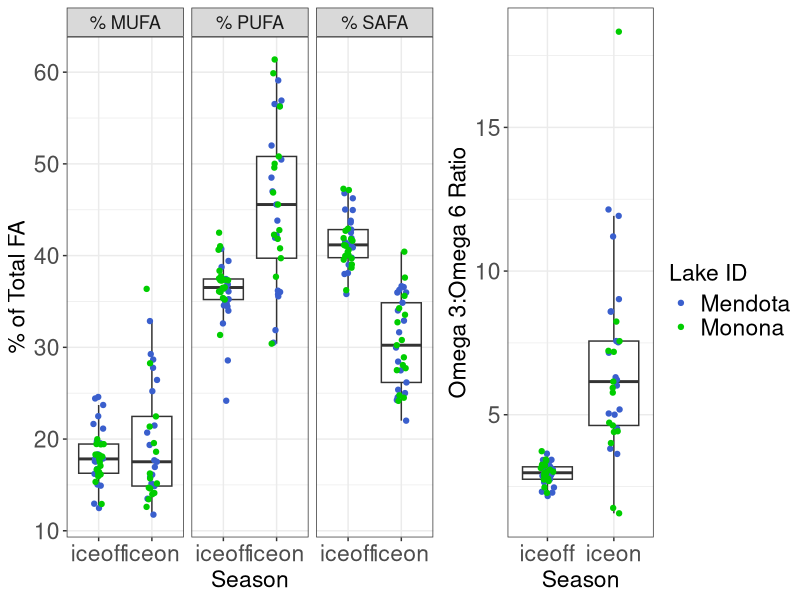
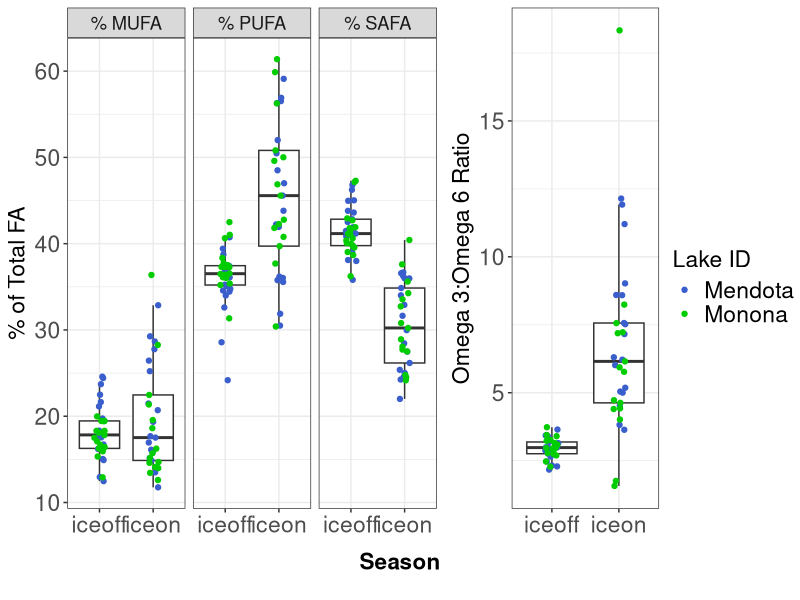

These charts were generated, in order, by the following R code: (Note: this script raises an error after producing the figures.)
# ============================================================== #
## ========================= OVERVIEW ========================= ##
# ============================================================== #

# Looking at iceon/iceoff community FA profiles
# Only using Lakes Mendota and Monona from LTER,
# as they have equivalent iceon/iceoff paired data
# Using AG PLoS paper FA dataset, with some aggregation/crosswalking
# to match LTER data.

# ============================================================== #
## =================== DATA WRANGLING STEPS =================== ##
# ============================================================== #

# 1) LTER data - read in, format dates, keep only ME/MO
# 2) read in iceon/iceoff data (ecology letters paper)
# 3) tag LTER data with season, keep only iceon/iceoff
# 4) aggregate LTER samples to month (mean taxa biomass by lake/year/month)
# 5) identify genera <5% of any sample - remove these genera
# 6) calculate dry weight (20% of wet weight)
# 7) read in FA PLoS data - keep freshwater, proportion data
# --> 7.5) fix FA/LTER group/division matches (see crosswalk.xlsx)
# 8) aggregate FA to genus and division level profiles
# 9) aggregate biomass to genus level
# 10) tag LTER data with whether has matching division/Group or genus in FA data
# 11) merge LTER with FA data (genus, division, NA matches)
# 12) weight FA data by biomass dry weight / total biomass 
#     (genus-level FA, independent of biomass)
# 13) aggregated weighted to community level 
# 14) plotted MUFA/PUFA/SAFA by Lake & Season; plotted Omega3:6 by Lake & Season
# 15) read in FA Secchi data and plot PUFA/SAFA ~ Secchi



# ============================================================== #
## ====================== SCRIPT BEGINS ======================= ##
# ============================================================== #

#load packages
library(dplyr)
library(reshape2)
library(tidyr)
library(lubridate)
library(vegan)
library(RColorBrewer)
library(ggplot2)
library(ggpubr)
library(grid)
library(gridExtra)


# read in LTER phyto data -------------------------------------------------


#read in, format dates so can stack ok 

madison <- read.csv("../Data/ntl88_v7.csv", stringsAsFactors = FALSE) %>%
  mutate(date = as.Date(sampledate, format = "%m/%d/%Y")) %>%
  select(-sampledate)

#only madison lakes have matching iceon/iceoff data
lter_lakes <- madison %>%
  filter(lakeid %in% c("MO", "ME"))

#keep only necessary files
lter_lakes <- lter_lakes %>%
  mutate(month = month(date),
         year = year(date)) %>%
  select(lakeid, year, month, date, sta, depth_range,
         division, genus, taxa_name, biomass_conc)

# NOTE, from LTER:
# "Biovolume concentrations are then computed by mulitplying the average cell
# biovolume by the cell densities in the water sample. Note that one million
# cubicMicrometers of biovolume PerMilliliter of water are equal to a biovolume
# concentration of one cubicMillimeterPerMilliliter. Assuming a cell density
# equal to water, a cubicMillimeterPerMilliliter of biovolume converts to a
# biomass concentration of one milligramPerLiter."
# https://lter.limnology.wisc.edu/dataset/north-temperate-lakes-lter-phytoplankton-madison-lakes-area-1995-current

# SP: When we assume density of 1g/mL for phyto cells then we get units of mg/L
# according to the LTER metadata. Then multiplying by (0.2 mg dry)/(1 mg wet) we
# end up with mg/L dry weight.


# read in under ice data, for ice on/off timing ---------------------------

seasons_orig <- read.csv("../Data/under_ice_data.csv", stringsAsFactors = FALSE)

#keep only wisconsin, cols of interest, make start and end full dates
seasons_wisc <- seasons_orig %>%
  filter(lakeregloc == "Wisconsin") %>%
  select(year, season, lakename, lakeregloc,
         startday, startmonth, startyear,
         endday, endmonth, endyear) %>% #,
  #iceduration, periodn, photicdepth,
  #icedepth, snowdepth, airtemp) %>%
  mutate(startmonum = match(startmonth, month.abb),
         endmonum = match(endmonth, month.abb)) %>%
  mutate(startdate = paste(startyear, startmonum, startday, sep = "-"),
         enddate = paste(endyear, endmonum, endday, sep = "-"))

#unique(seasons_wisc$lakename)
#unique(lter_lakes$lakeid) %>% sort()

#make lakeid to match
seasons_lakes <- seasons_wisc %>%
  mutate(lakeid = ifelse(lakename == "Lake Mendota", "ME", NA),
         lakeid = ifelse(lakename == "Lake Monona", "MO", lakeid)) %>%
  select(season, lakeid, year, startdate, enddate) %>%
  filter(lakeid %in% c("ME", "MO"))

# Note: we are losing the 2014/2015/2016 data by using this to subset
# we may want to go back to raw LTER ice data to get 2014/2015/2016 iceon/iceoff dates



# LTER ice duration data (for seasons) ------------------------------------


#this gets the ice, but we don't have the summer stratified period
#(which is problematic...)

#read in LTER ice duration data
duration <- read.csv("../Data/ntl33_v4.csv", stringsAsFactors = FALSE)

#look like what we need
head(duration)

#keep only relevant info
duration_relevant <- duration %>%
  #only interested in Mendota, Monona
  filter(lakeid %in% c("ME", "MO")) %>%
  #can narrow down year range
  filter(year4 >= 1990)

#not sure what to do about this



# tag data with season ----------------------------------------------------


lter_dates_only <- lter_lakes %>%
  select(lakeid, year, date) %>%
  unique() %>%
  rename(sample_year = year) %>%
  arrange(lakeid, sample_year)

#make seasons wide format to can have column "start", "sample", and "end" dates
seasons_lakes_wide <- seasons_lakes %>%
  melt(id.vars = c("lakeid", "year", "season"),
       variable.name = "category", value.name = "date") %>%
  mutate(seasons_category = paste(season, category, sep = "_")) %>%
  select(-season, -category) %>%
  dcast(lakeid + year ~ seasons_category, value.var = "date") %>%
  rename(winter_yr = year) %>%
  select(lakeid, winter_yr, iceon_startdate, iceon_enddate, iceoff_startdate, iceoff_enddate)

#we're only interested in iceon/iceoff
#(looking at ice vs stratified patterns in FA)

lter_seasons_pre <- merge(lter_dates_only, seasons_lakes_wide,
                          by = c("lakeid"), all.x = TRUE) %>%
  #tag seasons with iceon/iceoff (NA if not fall within start/end dates)
  mutate(season = ifelse(date >= iceon_startdate & date <= iceon_enddate, "iceon", NA),
         season = ifelse(date >= iceoff_startdate & date <= iceoff_enddate, "iceoff", season)) %>%
  #keep only samples that fall within iceon or iceoff
  filter(!is.na(season))

#merge back to full lter data
lter_seasons <- lter_seasons_pre %>%
  #group things by *winter* year
  select(lakeid, date, winter_yr, season) %>%
  merge(lter_lakes, by = c("lakeid", "date")) %>%
  select(-year)




# aggregate samples to month ----------------------------------------------


#aggregate to month within *winter* year and lake (ignore station and depth for now)
#since ignoring "other" seasons, shouldn't have issue of sample dates across seasons

#using mean since some dates have multiple samples per month, while others have one or none
#using averages to account for multiple within-month samples, make comparable

lter_month <- lter_seasons %>%
  #monthly taxa mean biomass (across stations and depth)
  group_by(lakeid, winter_yr, season, month, division, genus, taxa_name) %>%
  summarize(biomass_ww_m = mean(biomass_conc, na.rm = TRUE)) %>%
  as.data.frame()

#check out number of years
# lter_month %>% 
#   select(lakeid, winter_yr, season) %>% 
#   group_by(lakeid, season) %>% 
#   summarize(n = n_distinct(winter_yr))



# identify <5% of samples -------------------------------------------------


#identify contributors (genus-level) <5% of any sample any date (within lake)
#use wet weight (shouldn't matter)

#find contributions to biomass, in terms of %
lter_contribs <- lter_month %>%
  #for each lake/year/month, find total biomass
  group_by(lakeid, winter_yr, month) %>%
  mutate(total_bm = sum(biomass_ww_m)) %>%
  ungroup() %>%
  #for lake/date, find genus biomass
  group_by(lakeid, winter_yr, month, genus) %>%
  mutate(genus_bm = sum(biomass_ww_m)) %>%
  as.data.frame() %>%
  select(-taxa_name, -biomass_ww_m) %>%
  #find percent genus biomass of total biomass
  mutate(perc_genus_bm = genus_bm / total_bm * 100) %>%
  ungroup()

#find genera that are ever over 5% of a sample BY LAKE
lter_high_contrib <- lter_contribs %>%
  filter(perc_genus_bm >= 0.05)

lter_high_contrib_genera <- lter_high_contrib %>%
  select(lakeid, genus) %>%
  unique() %>%
  arrange(lakeid, genus) %>%
  mutate(high_p = "present")

#find genera that are NOT ever over 5% of a sample
lter_low_contrib <- lter_contribs %>%
  filter(perc_genus_bm < 0.05)

lter_low_contrib_genera <- lter_low_contrib %>%
  select(lakeid, genus) %>%
  unique() %>%
  arrange(lakeid, genus) %>%
  mutate(low_p = "present")

#merge, keep ones that are present in low and not in high
#(i.e., those that are never >=5% of a sample)
lter_remove_5 <- merge(lter_high_contrib_genera, lter_low_contrib_genera,
                       by = c("lakeid", "genus"), all = TRUE) %>%
  #these are ones that are never >=5% of a lake sample
  filter(low_p == "present" & is.na(high_p))



# LTER after removals of low contributors ---------------------------------


#by lake/date - total genus biomass AFTER remove low contribs
lter_after_remove <- lter_month %>%
  #remove low contributors by lake and genus
  filter( !( (lakeid %in% lter_remove_5$lakeid) & (genus %in% lter_remove_5$genus) ) )

#add a dry weight biomass column
lter_use <- lter_after_remove %>%
  mutate(biomass_dw = 0.20 * biomass_ww_m)



# read in fatty acid profiles ---------------------------------------------


# read in PLoS fatty acid dataset
fa <- read.csv("../Data/PLoS_supp/S1_Dataset.csv", stringsAsFactors = FALSE)

#only want freshwater
#fa %>% group_by(Salinity) %>% summarize(n = length(Salinity))
fa_fresh <- filter(fa, Salinity == 0)

#want only proportion data
fa_fresh_prop <- filter(fa_fresh, Data == "prop")

#for now, we don't care about the experimental info
fa_fresh_prop_small <- fa_fresh_prop %>%
  select(Group, Class, Order, Genus, species,
         sumSAFA, sumMUFA, sumPUFA,
         c18.2w6, c18.3w6, c18.3w3,
         c18.4w3, c18.5w3,
         c20.4w6, c20.5w3, c22.6w3)



# fix FA/LTER group/division matches --------------------------------------


#existing matches: Chlorophyta, Cryptophyta, Rhodophyta

#make match at group/division level:
#   Cyanobacteria (FA) = Cyanophyta (LTER)
#   Dinophyta (FA) = Pyrrhophyta (LTER)
#   Euglenozoa (FA) = Euglenophyta (LTER)

#match division to non-group
#   Chrysophyta (LTER) = class Chrysophyceae (FA)
#   Xanthophyta (LTER) = class Xanthophyceae (FA)
#   Haptophyta (LTER) = genus Chromulina (FA)
#   Bacillariophyta (LTER) = average of classes
#                 Bacillariophyceae, Fragilariophyceae, Coscinodiscophyceae (FA)
#       [Bacillariophyta is multiple classes - for these 3 classes, find average FA profile]

fa_fix <- fa_fresh_prop_small %>%
  #first, match at group level
  mutate(GroupDiv = ifelse(Group == "Cyanobacteria", "Cyanophyta", Group),
         GroupDiv = ifelse(Group == "Dinophyta", "Pyrrhophyta", GroupDiv),
         GroupDiv = ifelse(Group == "Euglenozoa", "Euglenophyta", GroupDiv),
         #match at single class level
         GroupDiv = ifelse(Class == "Chrysophyceae", "Chrysophyta", GroupDiv),
         GroupDiv = ifelse(Class == "Xanthophyceae", "Xanthophyta", GroupDiv),
         #match at genus level
         GroupDiv = ifelse(Genus == "Chromulina", "Haptophyta", GroupDiv),
         #Bacillariophyta is multiple classes
         GroupDiv = ifelse(Class %in% c("Bacillariophyceae",
                                        "Fragilariophyceae",
                                        "Coscinodiscophyceae"),
                           "Bacillariophyta", GroupDiv))

# fa_fix %>% select(Group, GroupDiv) %>% unique()
# fa_fix %>% filter(GroupDiv %in% c("Bacillariophyta", "Xanthophyta")) %>% select(Group, Class, GroupDiv) %>% unique()
# fa_fix %>% filter(GroupDiv == "Haptophyta") %>% select(Group, Class, Genus, GroupDiv) %>% unique()
# #yes, works as it should




# tag LTER data with whether matching genus/division in FA data -----------


lter_fa_tag <- lter_use %>%
  #tag at which level it matches
  #not that groupdiv level is a combination of groups/classes/genus
  mutate(cat = ifelse(division %in% fa_fix$GroupDiv, "groupdiv", NA)) %>%
  mutate(cat = ifelse(genus %in% fa_fix$Genus, "genus", cat))

tags <- lter_fa_tag %>% select(division, genus, cat) %>% unique()

# unique(fa_fix$GroupDiv) %>% sort()
# unique(lter_use$division) %>% sort()




# find FA genus and division-level profiles -------------------------------


#within genus, what's the average FA profile
fa_genus <- fa_fix %>%
  group_by(GroupDiv, Genus) %>%
  summarize(gen_avg_sumSAFA = mean(sumSAFA),
            gen_avg_sumMUFA = mean(sumMUFA),
            gen_avg_sumPUFA = mean(sumPUFA),
            gen_avg_c18.2w6 = mean(c18.2w6),
            gen_avg_c18.3w6 = mean(c18.3w6),
            gen_avg_c18.3w3 = mean(c18.3w3),
            gen_avg_c18.4w3 = mean(c18.4w3),
            gen_avg_c18.5w3 = mean(c18.5w3),
            gen_avg_c20.4w6 = mean(c20.4w6),
            gen_avg_c20.5w3 = mean(c20.5w3),
            gen_avg_c22.6w3 = mean(c22.6w3)) %>%
  as.data.frame()

#within group/div (FA/LTER fixed croswalk), what's the average FA profile
fa_groupdiv <- fa_fix %>%
  group_by(GroupDiv) %>%
  summarize(grpdiv_avg_sumSAFA = mean(sumSAFA),
            grpdiv_avg_sumMUFA = mean(sumMUFA),
            grpdiv_avg_sumPUFA = mean(sumPUFA),
            grpdiv_avg_c18.2w6 = mean(c18.2w6),
            grpdiv_avg_c18.3w6 = mean(c18.3w6),
            grpdiv_avg_c18.3w3 = mean(c18.3w3),
            grpdiv_avg_c18.4w3 = mean(c18.4w3),
            grpdiv_avg_c18.5w3 = mean(c18.5w3),
            grpdiv_avg_c20.4w6 = mean(c20.4w6),
            grpdiv_avg_c20.5w3 = mean(c20.5w3),
            grpdiv_avg_c22.6w3 = mean(c22.6w3)) %>%
  as.data.frame()




# aggregate biomass to GENUS ----------------------------------------------

# when missing genus, stick with GENUS biomass but sub in DIVISION fatty acid profile

#aggregate biomass to genus
lter_level_bm <- lter_use %>%
  group_by(lakeid, winter_yr, season, month, division, genus) %>%
  summarize(bm_ww_g = sum(biomass_ww_m, na.rm = TRUE),
            bm_drw_g = sum(biomass_dw, na.rm = TRUE)) %>%
  as.data.frame()

#merge with tag info
lter_level_bm_tag <- merge(lter_level_bm, tags, by = c("division", "genus"), all = TRUE)

# lter_level_bm_tag %>%
#   select(division, genus, cat) %>%
#   unique() %>%
#   group_by(cat) %>%
#   summarize(n = length(cat)) %>%
#   as.data.frame()

#        cat  n
# 1    genus 35
# 2 groupdiv 95
# 3     <NA>  1




# merge with FA profiles --------------------------------------------------


# --> genus level FA - matches genus-level biomass
# merges GENUS level biomass with GENUS level FA profiles
tags_fa_genus <- lter_level_bm_tag %>%
  #only looking at genus-level matches
  filter(cat == "genus") %>%
  #rename for downstream stacking
  rename(biomass_wet_weight = bm_ww_g,
         biomass_dry_weight = bm_drw_g) %>%
  #merge with FA genus level data
  merge(fa_genus,
        by.x = "genus", by.y = "Genus",
        all.x = TRUE) %>%
  #organize columns
  select(GroupDiv, genus, cat, lakeid, winter_yr, month, season,
         biomass_wet_weight, biomass_dry_weight,
         gen_avg_sumSAFA,
         gen_avg_sumMUFA,
         gen_avg_sumPUFA,
         gen_avg_c18.2w6,
         gen_avg_c18.3w6,
         gen_avg_c18.3w3,
         gen_avg_c18.4w3,
         gen_avg_c18.5w3,
         gen_avg_c20.4w6,
         gen_avg_c20.5w3,
         gen_avg_c22.6w3)

#remove labels in headers
names(tags_fa_genus) <- gsub("gen_avg_", "", names(tags_fa_genus))

# --> division level FA - matches division level biomass
# merges GENUS level biomass with DIVISION level FA profiles
# (missing genera in FA get division level FA)
tags_fa_groupdiv <- lter_level_bm_tag %>%
  #keep only those matching at groupdiv level
  filter(cat == "groupdiv") %>%
  #rename for downstream stacking
  rename(biomass_wet_weight = bm_ww_g,
         biomass_dry_weight = bm_drw_g) %>%
  #merge with FA division/group level data
  #merge with FA genus level data
  merge(fa_groupdiv,
        by.x = "division", by.y = "GroupDiv",
        all.x = TRUE) %>%
  rename(GroupDiv = division) %>%
  #organize columns
  select(GroupDiv, genus, cat, lakeid, winter_yr, month, season,
         biomass_wet_weight, biomass_dry_weight,
         grpdiv_avg_sumSAFA,
         grpdiv_avg_sumMUFA,
         grpdiv_avg_sumPUFA,
         grpdiv_avg_c18.2w6,
         grpdiv_avg_c18.3w6,
         grpdiv_avg_c18.3w3,
         grpdiv_avg_c18.4w3,
         grpdiv_avg_c18.5w3,
         grpdiv_avg_c20.4w6,
         grpdiv_avg_c20.5w3,
         grpdiv_avg_c22.6w3)

#remove labels in headers
names(tags_fa_groupdiv) <- gsub("grpdiv_avg_", "", names(tags_fa_groupdiv))

# --> does NOT have associated FA
#leaving biomass at genus level
tags_fa_NA <- lter_level_bm_tag %>%
  filter(is.na(cat)) %>%
  rename(biomass_wet_weight = bm_ww_g,
         biomass_dry_weight = bm_drw_g) %>%
  rename(GroupDiv = division) %>%
  select(GroupDiv, genus, cat, lakeid, winter_yr, month, season,
         biomass_wet_weight, biomass_dry_weight) %>%
  #add NA columns
  mutate(          sumSAFA = NA,
                   sumMUFA = NA,
                   sumPUFA = NA,
                   c18.2w6 = NA,
                   c18.3w6 = NA,
                   c18.3w3 = NA,
                   c18.4w3 = NA,
                   c18.5w3 = NA,
                   c20.4w6 = NA,
                   c20.5w3 = NA,
                   c22.6w3 = NA)

# --> merge together
full_dat <- rbind(tags_fa_genus, tags_fa_groupdiv, tags_fa_NA)




# weight FA profiles by biomass -------------------------------------------


# Data == "prop" is FA % of dry weight
# so it's a fatty acid proportion of dry weight (of genus or division, by cat)

# What we want is "what are the average proportions of SAFA, MUFA, PUFA
# present in the community, irrespective of total biomass?"
# (i.e. we know there is higher biomass in summer - the Circus Circus buffet)
# SH: pretty sure that what we want then is:(biomass_dry_weight * sumSAFA)/total dry weight

# MRB Note 8/30/18: Not sure that it's totally clear what's going on with 
# full_dat_weighted below...It seems to be making percentages (e.g. 47.3%) 
# as opposed to a proportion (e.g. 0.473). Just make sure that it's doing 
# what is expected/described.


full_dat_weighted <- full_dat %>%
  #find total dry weight biomass for each *sample point*
  group_by(lakeid, winter_yr, season, month) %>%
  mutate(sample_date_dry_weight_total = sum(biomass_dry_weight)) %>%
  ungroup() %>%
  #weight FA by biomass - per row (genus within sample date)
  #if FA is % dry weight, then FA * dry weight = biomass of that FA
  #here, sample_date_dry_weight_total is community-level biomass
  #FA props are genus-level
  mutate(sumSAFA_prop = (biomass_dry_weight * sumSAFA) / sample_date_dry_weight_total,
         sumMUFA_prop = (biomass_dry_weight * sumMUFA) / sample_date_dry_weight_total,
         sumPUFA_prop = (biomass_dry_weight * sumPUFA) / sample_date_dry_weight_total,
         c18.2w6_prop = (biomass_dry_weight * c18.2w6) / sample_date_dry_weight_total,
         c18.3w6_prop = (biomass_dry_weight * c18.3w6) / sample_date_dry_weight_total,
         c18.3w3_prop = (biomass_dry_weight * c18.3w3) / sample_date_dry_weight_total,
         c18.4w3_prop = (biomass_dry_weight * c18.4w3) / sample_date_dry_weight_total,
         c18.5w3_prop = (biomass_dry_weight * c18.5w3) / sample_date_dry_weight_total,
         c20.4w6_prop = (biomass_dry_weight * c20.4w6) / sample_date_dry_weight_total,
         c20.5w3_prop = (biomass_dry_weight * c20.5w3) / sample_date_dry_weight_total,
         c22.6w3_prop = (biomass_dry_weight * c22.6w3) / sample_date_dry_weight_total) %>%
  as.data.frame()

#filter(full_dat_weighted, lakeid == "MO" & winter_yr == 2002 & month == 8)

#keep only columns of interest
full_dat_weighted_small <- full_dat_weighted %>%
  select(GroupDiv, genus, cat, lakeid, winter_yr, month, season,
         sumSAFA_prop, sumMUFA_prop, sumPUFA_prop,
         c18.2w6_prop, c18.3w6_prop, c18.3w3_prop,
         c18.4w3_prop, c18.5w3_prop,
         c20.4w6_prop, c20.5w3_prop, c22.6w3_prop)

#write to csv
write.csv(full_dat_weighted_small, "../Data/LTER_madison_FA_weighted_groupdiv.csv", row.names = FALSE)

#this is basically saying:
#for each time point, a genus has some proportion FAs
#we want to aggregate to community, then to season

#ADD UP all MUFA/PUFA/SAFA within a community
#to get community-level amount
#I have proved to myself using pen, paper, and basic algebra that this will work

full_dat_weighted_date_FA <- full_dat_weighted_small %>%
  #get community-level FA props for each time point
  group_by(lakeid, winter_yr, month, season) %>%
  summarize(MUFA_perc = sum(sumMUFA_prop, na.rm = TRUE),
            PUFA_perc = sum(sumPUFA_prop, na.rm = TRUE),
            SAFA_perc = sum(sumSAFA_prop, na.rm = TRUE),
            c18.2w6_perc = sum(c18.2w6_prop, na.rm = TRUE),
            c18.3w6_perc = sum(c18.3w6_prop, na.rm = TRUE),
            c18.3w3_perc = sum(c18.3w3_prop, na.rm = TRUE),
            c18.4w3_perc = sum(c18.4w3_prop, na.rm = TRUE),
            c18.5w3_perc = sum(c18.5w3_prop, na.rm = TRUE),
            c20.4w6_perc = sum(c20.4w6_prop, na.rm = TRUE),
            c20.5w3_perc = sum(c20.5w3_prop, na.rm = TRUE),
            c22.6w3_perc = sum(c22.6w3_prop, na.rm = TRUE)) %>%
  as.data.frame()

# summary(full_dat_weighted_date_FA)

# #now aggregate to season - find average MUFA/PUFA/SAFA profile for each season (all years, boths lakes)
# full_dat_weighted_date_FA %>%
#   group_by(season) %>%
#   summarize(MUFA_perc_avg = mean(MUFA_perc),
#             PUFA_perc_avg = mean(PUFA_perc),
#             SAFA_perc_avg = mean(SAFA_perc)) %>%
#   as.data.frame()
# #doesn't quite add up to 100%, more like 95%, but not unexpected since on average

#aggregate to lake/month/year/season
full_dat_weighted_month_season_FA <- full_dat_weighted_date_FA %>%
  #aggregate across months within season, find average FAs
  group_by(lakeid, winter_yr, season, month) %>%
  summarize(MUFA_perc_avg = mean(MUFA_perc, na.rm = TRUE),
            PUFA_perc_avg = mean(PUFA_perc, na.rm = TRUE),
            SAFA_perc_avg = mean(SAFA_perc, na.rm = TRUE),
            c18.2w6_perc_avg = mean(c18.2w6_perc, na.rm = TRUE),
            c18.3w6_perc_avg = mean(c18.3w6_perc, na.rm = TRUE),
            c18.3w3_perc_avg = mean(c18.3w3_perc, na.rm = TRUE),
            c18.4w3_perc_avg = mean(c18.4w3_perc, na.rm = TRUE),
            c18.5w3_perc_avg = mean(c18.5w3_perc, na.rm = TRUE),
            c20.4w6_perc_avg = mean(c20.4w6_perc, na.rm = TRUE),
            c20.5w3_perc_avg = mean(c20.5w3_perc, na.rm = TRUE),
            c22.6w3_perc_avg = mean(c22.6w3_perc, na.rm = TRUE)) %>%
  as.data.frame()

#aggregate to lake/year/season
full_dat_weighted_yr_season_FA <- full_dat_weighted_date_FA %>%
  #aggregate across months within season, find average FAs
  group_by(lakeid, winter_yr, season) %>%
  summarize(MUFA_perc_avg = mean(MUFA_perc, na.rm = TRUE),
            PUFA_perc_avg = mean(PUFA_perc, na.rm = TRUE),
            SAFA_perc_avg = mean(SAFA_perc, na.rm = TRUE),
            c18.2w6_perc_avg = mean(c18.2w6_perc, na.rm = TRUE),
            c18.3w6_perc_avg = mean(c18.3w6_perc, na.rm = TRUE),
            c18.3w3_perc_avg = mean(c18.3w3_perc, na.rm = TRUE),
            c18.4w3_perc_avg = mean(c18.4w3_perc, na.rm = TRUE),
            c18.5w3_perc_avg = mean(c18.5w3_perc, na.rm = TRUE),
            c20.4w6_perc_avg = mean(c20.4w6_perc, na.rm = TRUE),
            c20.5w3_perc_avg = mean(c20.5w3_perc, na.rm = TRUE),
            c22.6w3_perc_avg = mean(c22.6w3_perc, na.rm = TRUE)) %>%
  as.data.frame()
#note: doesn't add up to quite 100% (working with averages)
#also, data only goes to 2013 (may need to adjust iceon/iceoff dates from raw LTER snow/ice data)

summary(full_dat_weighted_yr_season_FA)
#MUFA: 11-36
#PUFA: 24-61
#SAFA: 22-47

#write to csv
#write.csv(full_dat_weighted_yr_season_FA, "../Data/LTER_Madison_weighted_year_season_FA.csv", row.names = FALSE)




# ============================================================== #
# END OF DATA WRANGLING - ANALYSIS BEGINS ---------------------------------
# ============================================================== #


#Note ~ 150 lines of code removed starting here compared with version in LTER_FA_20180217.R

# LTER_Madison_weighted_year_season_FA<-read.csv("../Data/LTER_Madison_weighted_year_season_FA.csv") #this appears to be the same as full_dat_weighted_yr_season_FA


#MRB edits below:

View(full_dat_weighted_yr_season_FA)


#Figure 3 + 4 (combined):

full_dat_weighted_yr_season_FA_long <- melt(data = full_dat_weighted_yr_season_FA,
                                            measure.vars = c("MUFA_perc_avg",
                                                             "PUFA_perc_avg",
                                                             "SAFA_perc_avg"),
                                            id.vars = c("lakeid","season"))

full_dat_weighted_yr_season_FA_long$variable <- as.character(full_dat_weighted_yr_season_FA_long$variable)
full_dat_weighted_yr_season_FA_long$variable[which(full_dat_weighted_yr_season_FA_long$variable == "MUFA_perc_avg")] <- "% MUFA"
full_dat_weighted_yr_season_FA_long$variable[which(full_dat_weighted_yr_season_FA_long$variable == "PUFA_perc_avg")] <- "% PUFA"
full_dat_weighted_yr_season_FA_long$variable[which(full_dat_weighted_yr_season_FA_long$variable =="SAFA_perc_avg")] <- "% SAFA"

madison_FA <- ggplot(data = full_dat_weighted_yr_season_FA_long, aes(x = season, y = value)) +
  geom_boxplot(outlier.shape = "") +
  geom_jitter(aes(color = lakeid), width = 0.1, size = 1.5) +
  facet_wrap(~variable) +
  xlab("Season") + ylab("% of Total FA")  +
  scale_color_manual(name = "Lake ID", values = c("royalblue3", "green3"),
                     breaks = c("ME", "MO"), labels = c("Mendota", "Monona")) +
  theme_bw() +
  theme(axis.title.y = element_text(size = rel(1.5)),
        axis.text = element_text(size = rel(1.5)),
        axis.title.x = element_text(size = rel(1.5)),
        legend.text = element_text(size = rel(1.5)),
        legend.title = element_text(size = rel(1.5)),
        strip.text.x = element_text(size = rel(1.5)))


#png(filename = "../Figures/Madison_FA_plot.png",
#    width = 4, height = 2.5, units = "in", res = 500)
#madison_FA
#dev.off()


#Figure 4: 

#Taken from old version of script

omegas_chains <- full_dat_weighted_yr_season_FA %>%
  #total omega 3 prop of PUFAs
  mutate(total_omega3 = c18.3w3_perc_avg +
           c18.4w3_perc_avg +
           c18.5w3_perc_avg +
           c20.5w3_perc_avg +
           c22.6w3_perc_avg,
         #total omega 6 prop of PUFAs
         total_omega6 = c18.2w6_perc_avg +
           c18.3w6_perc_avg +
           c20.4w6_perc_avg,
         #total short chain PUFAs (<20 C)
         total_short_chain = c18.2w6_perc_avg +
           c18.3w6_perc_avg +
           c18.3w3_perc_avg +
           c18.4w3_perc_avg +
           c18.5w3_perc_avg,
         #total long chain PUFAs (AG defined as >= 20 C)
         total_long_chain = c20.4w6_perc_avg +
           c20.5w3_perc_avg +
           c22.6w3_perc_avg) %>%
  mutate(omega6_omega3_ratio = total_omega6 / total_omega3,
         #may want just long chain PUFA down the road (%)
         longchainPUFA = (total_long_chain * PUFA_perc_avg) / 100,
         #total long chain is % of PUFAs that are long chain
         #divide by PUFAs prop to get ratio with SAFA
         #(i.e., proportion of ALL FATTY ACIDS that are long chain PUFAs compared to SAFA prop)
         longchainPUFA_SAFA = longchainPUFA / SAFA_perc_avg,
         omega3_omega6_ratio = total_omega3 / total_omega6) #added by MRB on 6/4/18


madison_omega_ratio_plot_3.6 <- ggplot(omegas_chains, aes(season, omega3_omega6_ratio)) +
  geom_boxplot(outlier.shape = "") +
  geom_jitter(aes(color = lakeid), width = 0.1, size = 1.5) +
  ylab("Omega 3:Omega 6 Ratio") + xlab("Season") +
  scale_color_manual(name = "Lake ID", values = c("royalblue3", "green3"),
                     breaks = c("ME", "MO"), labels = c("Mendota", "Monona")) +
  theme_bw() +
  theme(axis.title.y = element_text(size = rel(1.5)),
        axis.text = element_text(size = rel(1.5)),
        axis.title.x = element_text(size = rel(1.5)),
        legend.text = element_text(size = rel(1.5)),
        legend.title = element_text(size = rel(1.5)))


#png(filename = "../Figures/madison_omega_ratio_plot_3v6.png", width = 3.75,
#    height = 4, units = "in", res = 500)
#madison_omega_ratio_plot_3.6
#dev.off()


# Combine plots 3 + 4:
# OPTION 1: Using ggarrange. Simple, but w/o shared x-axis.
png(filename = "../Figures/madison-fa-omegas-combined.png", width = 9,
    height = 3.75, units = "in", res = 500)
ggarrange(madison_FA, madison_omega_ratio_plot_3.6,
          ncol = 2, nrow = 1, common.legend = TRUE, legend = "right",
          widths = c(2,1))
dev.off()



# OPTION 2: Using gridExtra. More complex, but with shared x-axis.
#https://stackoverflow.com/questions/13649473/add-a-common-legend-for-combined-ggplots
p1 <- madison_FA + xlab(label = "")
p2 <- madison_omega_ratio_plot_3.6 + xlab(label = "")

#extract legend
#https://github.com/hadley/ggplot2/wiki/Share-a-legend-between-two-ggplot2-graphs
g_legend<-function(a.gplot){
  tmp <- ggplot_gtable(ggplot_build(a.gplot))
  leg <- which(sapply(tmp$grobs, function(x) x$name) == "guide-box")
  legend <- tmp$grobs[[leg]]
  return(legend)}

mylegend<-g_legend(p1)

png(filename = "../Figures/madison-fa-omegas-combined_sharedX.png", width = 9,
    height = 4, units = "in", res = 500)
grid.arrange(arrangeGrob(p1 + theme(legend.position="none"),
                         p2 + theme(legend.position="none"),
                         nrow=1, widths = c(2,1)),
             mylegend, nrow=1, widths = c(5,1),
             bottom = textGrob("Season", vjust = -1,
                               gp = gpar(fontface = "bold", cex = 1.35)))
dev.off()

######################
# fa ~ secchi

fa_secchi <- read.csv("../Data/fa_secchi_data.csv", stringsAsFactors = FALSE)
fa_secchi$winter_yr2 <- substr(fa_secchi$winter_yr, 3, 4)
fa_secchi$winter_yr2[which(fa_secchi$season == "iceoff")] <- ""
fa_secchi$fill <- "Y"
fa_secchi$fill[which(fa_secchi$season == "iceoff")] <- "N"

fa_secchi$omega3<-fa_secchi$c18.3w3_perc_avg + fa_secchi$c18.4w3_perc_avg +
  fa_secchi$c18.5w3_perc_avg + fa_secchi$c20.5w3_perc_avg +
  fa_secchi$c22.6w3_perc_avg

fa_secchi$omega6 = fa_secchi$c18.2w6_perc_avg + fa_secchi$c18.3w6_perc_avg + 
  fa_secchi$c20.4w6_perc_avg
fa_secchi$omega6omega3ratio<-fa_secchi$omega6/fa_secchi$omega3
fa_secchi$omega3omega6ratio<-fa_secchi$omega3/fa_secchi$omega6



#fa_secchi$shape<-24
#fa_secchi$shape[which(fa_secchi$season=="iceoff")]<-20

#seasonal patterns

#PUFA/SAFA vs SECCHI
pufasafa_secchi_MEMO_oneseason_onevalue <- ggplot(
  data = filter(fa_secchi, season == "iceon"),
  aes(x = mean_secnview,
      y = (PUFA_perc_avg / SAFA_perc_avg))) +
  geom_point(size=3, aes(
    # shape = season,
    colour = lakeid)) +
  ylab("PUFA/SAFA ratio") +
  xlab("") +
  # scale_shape_manual(name = "Season", values = c(0, 16)) +
  scale_color_manual(name = "Lake ID", values = c("royalblue3", "green3")) +
  theme_bw() +
  theme(axis.text = element_text(size = 11),
        axis.title = element_text(size = 14),
        legend.text = element_text(size = 11),
        legend.title = element_text(size = 13))

pufa_secchi_MEMO_oneseason_onevalue <- ggplot(
  data = filter(fa_secchi, season == "iceon"),
  
  aes(x = mean_secnview,
      y = (PUFA_perc_avg))) +
  geom_point(size=3, aes(
    # shape = season,
    colour = lakeid)) +
  ylab("PUFA (% of total FA)") +
  xlab("") +
  # scale_shape_manual(name = "Season", values = c(0, 16)) +
  scale_color_manual(name = "Lake ID", values = c("royalblue3", "green3")) +
  theme_bw() +
  theme(axis.text = element_text(size = 11),
        axis.title = element_text(size = 14),
        legend.text = element_text(size = 11),
        legend.title = element_text(size = 13))

omega63ratio_secchi_MEMO_oneseason_onevalue <- ggplot(
  data = filter(fa_secchi, season == "iceon"),
  aes(x = mean_secnview,
      y = (omega6omega3ratio))) +
  geom_point(size=3, aes(
    #shape = season ,
    colour = lakeid)) +
  ylab("omega 6:3 ratio") +
  xlab("") +
  # scale_shape_manual(name = "Season", values = c(0, 16)) +
  scale_color_manual(name = "Lake ID", values = c("royalblue3", "green3")) +
  theme_bw() +
  theme(axis.text = element_text(size = 11),
        axis.title = element_text(size = 14),
        legend.text = element_text(size = 11),
        legend.title = element_text(size = 13))

omega36ratio_secchi_MEMO_oneseason_onevalue <- ggplot(
  data = filter(fa_secchi, season == "iceon"),
  aes(x = mean_secnview,
      y = (omega3omega6ratio))) +
  geom_point(size=3, aes(
    # shape = season,
    colour = lakeid)) +
  ylab("omega 3:6 ratio") +
  xlab("") +
  # scale_shape_manual(name = "Season", values = c(0, 16)) +
  scale_color_manual(name = "Lake ID", values = c("royalblue3", "green3")) +
  theme_bw() +
  theme(axis.text = element_text(size = 11),
        axis.title = element_text(size = 14),
        legend.text = element_text(size = 11),
        legend.title = element_text(size = 13))

fig_grid <- ggarrange(plotlist = list(pufa_secchi_MEMO_oneseason_onevalue,
                                      pufasafa_secchi_MEMO_oneseason_onevalue,
                                      omega63ratio_secchi_MEMO_oneseason_onevalue,
                                      omega36ratio_secchi_MEMO_oneseason_onevalue),
                      common.legend = TRUE, legend = "right") %>%
  annotate_figure(bottom = text_grob("Secchi Depth (m)", size = 14))

ggsave(filename = "../Figures/fa_vs_secchi_grid.png", plot = fig_grid,
       width = 8.25, height = 7.5, units = "in", device = "png")


# If saving individual figures:

# png(filename = "../Figures/pufa_secchi_MEMO_oneseason_onevalue.png",
#     width = 4, height = 3, units = "in", res = 500)
# pufa_secchi_MEMO_oneseason_onevalue
# dev.off()
# 
# png(filename = "../Figures/pufasafa_secchi_MEMO_oneseason_onevalue.png",
#     width = 4, height = 3, units = "in", res = 500)
# pufasafa_secchi_MEMO_oneseason_onevalue
# dev.off()
# 
# png(filename = "../Figures/omega6_omega3_ratio_MEMO_oneseason_onevalue.png",
#     width = 4, height = 3, units = "in", res = 500)
# omega63ratio_secchi_MEMO_oneseason_onevalue
# dev.off()
# 
# png(filename = "../Figures/omega3_omega6_ratio_MEMO_oneseason_onevalue.png",
#     width = 4, height = 3, units = "in", res = 500)
# omega36ratio_secchi_MEMO_oneseason_onevalue
# dev.off()




#EPA:ALA VS SECCHI - MM suggested but then said not to use, retaining for now
#fasecchi_MEMO_oneseason_onevalue_20p5_18p3<-ggplot(fa_secchi, aes(x=mean_secnview, y=(c20.5w3_perc_avg/(c18.3w3_perc_avg)))) +
#  geom_point(size=3, aes(shape = season , colour= lakeid)) +
#  ylab("EPA/ALA Ratio") +
#  xlab("Secchi Depth (m)") +
#  scale_shape_manual(name = "Season", values=c(0,16)) +
#  scale_color_manual(name = "Lake ID", values = c("royalblue3","green3")) +
#  theme_bw()

#png(filename = "../Figures/fasecchi_MEMO_oneseason_onevalue_EPA-ALA.png",width = 4, height = 3, units = "in", res = 500)
#fasecchi_MEMO_oneseason_onevalue_20p5_18p3
#dev.off()

#EPA:SDA VS SECCHI - MM suggested but then said not to use, retaining for now
#fasecchi_MEMO_oneseason_onevalue_20p5_18p4<-ggplot(fa_secchi, aes(x=mean_secnview, y=(c20.5w3_perc_avg/(c18.4w3_perc_avg)))) +
#  geom_point(size=3, aes(shape = season , colour= lakeid)) +
#  ylab("EPA/SDA Ratio") +
#  xlab("Secchi Depth (m)") +
#  scale_shape_manual(name = "Season", values=c(0,16)) +
#  scale_color_manual(name = "Lake ID", values = c("royalblue3","green3")) +
#  theme_bw()

#png(filename = "../Figures/fasecchi_MEMO_oneseason_onevalue_EPA-SDA.png",width = 4, height = 3, units = "in", res = 500)
#fasecchi_MEMO_oneseason_onevalue_20p5_18p4
#dev.off()
